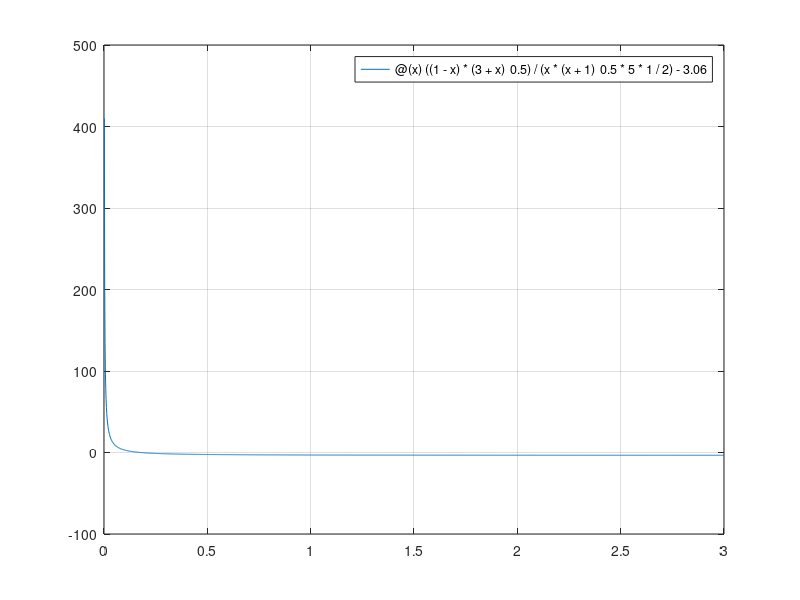

Source code (MATLAB):
clear all; clc;
%declarando de forma anonima la funcion
f=@(x)((1-x)*(3+x)^0.5)/(x*(x+1)^0.5*5*1/2)-3.06;
%graficando la funcion 
fplot(f,[0,3]);
%colocar cuadricula
grid on
%definimos el intervalo de trabajo
a=-0.5;
b=0.5;
%definimos la tolerancia
tol=0.001;
%numero de pasos a realizar
%entero mayor ceil
format long
r=(a+b)/2;
e=(b-a)/2;
while abs(e)>tol
    if f(r)==0
        e=0;
    else
        if f(0)*f(r)<0
            b=r;
        else
            a=r;
        end
        r=(a+b)/2;
        e=(b-a)/2;
    end
end
fprintf('La raiz es %5.5f con un error de %1.5f\n', r, e); 
